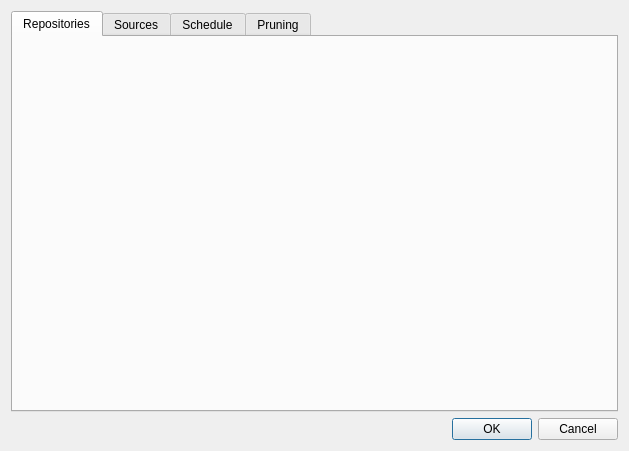
<?xml version="1.0" encoding="UTF-8"?>
<ui version="4.0">
 <class>Dialog</class>
 <widget class="QDialog" name="Dialog">
  <property name="geometry">
   <rect>
    <x>0</x>
    <y>0</y>
    <width>629</width>
    <height>451</height>
   </rect>
  </property>
  <property name="windowTitle">
   <string>Dialog</string>
  </property>
  <layout class="QVBoxLayout" name="verticalLayout">
   <item>
    <widget class="QTabWidget" name="tabWidget">
     <property name="currentIndex">
      <number>0</number>
     </property>
     <widget class="QWidget" name="tab">
      <attribute name="title">
       <string>Repositories</string>
      </attribute>
     </widget>
     <widget class="QWidget" name="tab_2">
      <attribute name="title">
       <string>Sources</string>
      </attribute>
     </widget>
     <widget class="QWidget" name="tab_3">
      <attribute name="title">
       <string>Schedule</string>
      </attribute>
     </widget>
     <widget class="QWidget" name="tab_4">
      <attribute name="title">
       <string>Pruning</string>
      </attribute>
     </widget>
    </widget>
   </item>
   <item>
    <widget class="QDialogButtonBox" name="buttonBox">
     <property name="orientation">
      <enum>Qt::Horizontal</enum>
     </property>
     <property name="standardButtons">
      <set>QDialogButtonBox::Cancel|QDialogButtonBox::Ok</set>
     </property>
    </widget>
   </item>
  </layout>
 </widget>
 <resources/>
 <connections>
  <connection>
   <sender>buttonBox</sender>
   <signal>accepted()</signal>
   <receiver>Dialog</receiver>
   <slot>accept()</slot>
   <hints>
    <hint type="sourcelabel">
     <x>248</x>
     <y>254</y>
    </hint>
    <hint type="destinationlabel">
     <x>157</x>
     <y>274</y>
    </hint>
   </hints>
  </connection>
  <connection>
   <sender>buttonBox</sender>
   <signal>rejected()</signal>
   <receiver>Dialog</receiver>
   <slot>reject()</slot>
   <hints>
    <hint type="sourcelabel">
     <x>316</x>
     <y>260</y>
    </hint>
    <hint type="destinationlabel">
     <x>286</x>
     <y>274</y>
    </hint>
   </hints>
  </connection>
 </connections>
</ui>
